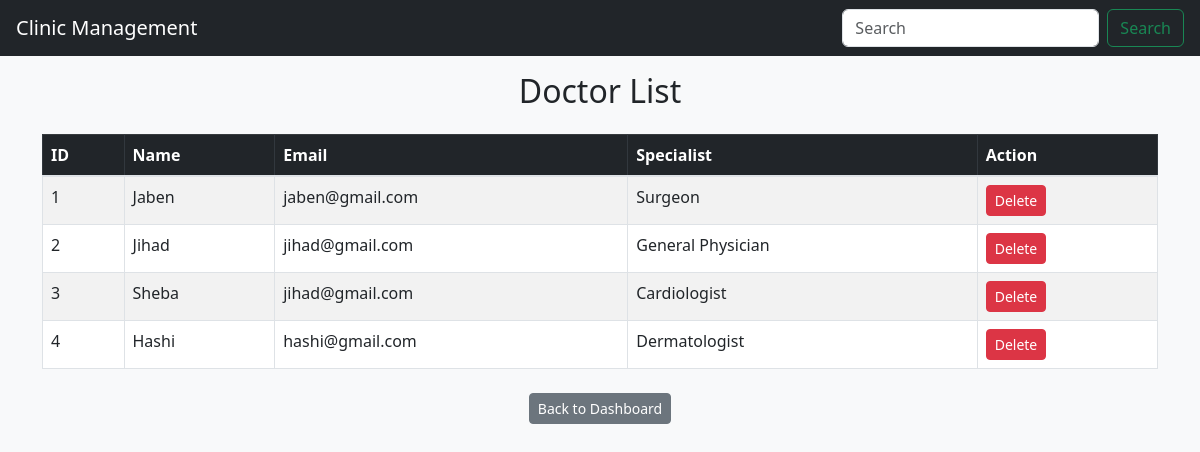
The app's page /CM/admin_view_doctor.php (signed in) with its own data.
### tables this page shows
CREATE TABLE doctor_details (
    doctor_id INT PRIMARY KEY AUTO_INCREMENT,
    doctor_name VARCHAR(100), 
    doctor_email VARCHAR(255),
    specialist VARCHAR(100),
    doctor_password VARCHAR(255)
);

### CM/admin_view_doctor.php (the view, shortened to what this page needs)
<?php
include 'header_all.php';
include 'config.php';
class AdminDoctorList {
    public $conn;
    public function __construct($dbConnection) {
        $this->conn = $dbConnection;
    }
    public function getAllDoctors() {
        $query = "SELECT doctor_id, doctor_name, doctor_email, specialist FROM doctor_details";
        return $this->conn->query($query);
    }
}
$doctorList = new AdminDoctorList($conn);
$doctors = $doctorList->getAllDoctors();
?>
<!DOCTYPE html>
<html lang="en">
<head>
    <link href="https://cdn.jsdelivr.net/npm/bootstrap@5.3.0/dist/css/bootstrap.min.css" rel="stylesheet">
</head>
<body class="bg-light">
    <div class="container mt-3">
        <h2 class="text-center">Doctor List</h2>
        <table class="table table-bordered table-striped mt-4">
            <thead class="table-dark">
                <tr>
                    <th>ID</th>
                    <th>Name</th>
                    <th>Email</th>
                    <th>Specialist</th>
                    <th>Action</th>
                </tr>
            </thead>
            <tbody>
                <?php if ($doctors && $doctors->num_rows > 0): ?>
                <?php while ($row = $doctors->fetch_assoc()): ?>
                <tr>
                    <td><?= htmlspecialchars($row['doctor_id']); ?></td>
                    <td><?= htmlspecialchars($row['doctor_name']); ?></td>
                    <td><?= htmlspecialchars($row['doctor_email']); ?></td>
                    <td><?= htmlspecialchars($row['specialist']); ?></td>
                    <td>
                        <a href="admin_view_doctor.php?delete_id=<?= $row['doctor_id']; ?>" class="btn btn-danger btn-sm" onclick="return confirm('Are you sure you want to delete this doctor?');">Delete</a>
                    </td>
                </tr>
                <?php endwhile; ?>
                <?php else: ?>
                <tr>
                    <td colspan="5" class="text-center">No doctors found</td>
                </tr>
                <?php endif; ?>
            </tbody>
        </table>
        <div class="text-center mt-4">
            <a href="admin_dashboard.php" class="btn btn-secondary btn-sm">Back to Dashboard</a>
        </div>
    </div>
</body>
</html>

### records on screen
doctor_details: doctor_id "1", doctor_name "Jaben", doctor_email "jaben@gmail.com", specialist "Surgeon"
doctor_details: doctor_id "2", doctor_name "Jihad", doctor_email "jihad@gmail.com", specialist "General Physician"
doctor_details: doctor_id "3", doctor_name "Sheba", doctor_email "jihad@gmail.com", specialist "Cardiologist"
doctor_details: doctor_id "4", doctor_name "Hashi", doctor_email "hashi@gmail.com", specialist "Dermatologist"
